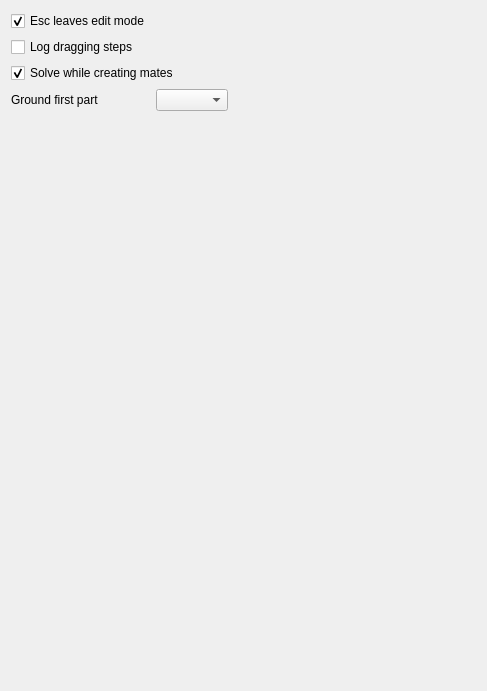
<?xml version="1.0" encoding="UTF-8"?>
<ui version="4.0">
 <class>AssemblyGui::DlgSettingsAssembly</class>
 <widget class="QWidget" name="AssemblyGui::DlgSettingsAssembly">
  <property name="geometry">
   <rect>
    <x>0</x>
    <y>0</y>
    <width>487</width>
    <height>691</height>
   </rect>
  </property>
  <property name="windowTitle">
   <string>General</string>
  </property>
  <layout class="QGridLayout" name="verticalLayout_1">
   <item row="0" column="0">
    <widget class="Gui::PrefCheckBox" name="checkBoxEnableEscape">
     <property name="toolTip">
      <string>Allows leaving edit mode when pressing the Esc key</string>
     </property>
     <property name="text">
      <string>Esc leaves edit mode</string>
     </property>
     <property name="checked">
      <bool>true</bool>
     </property>
     <property name="prefEntry" stdset="0">
      <cstring>LeaveEditWithEscape</cstring>
     </property>
     <property name="prefPath" stdset="0">
      <cstring>Mod/Assembly</cstring>
     </property>
    </widget>
   </item>
   <item row="1" column="0">
    <widget class="Gui::PrefCheckBox" name="checkBoxSolverDebug">
     <property name="toolTip">
      <string>Log the dragging steps of the solver. Useful to report a bug.
The files are named "runPreDrag.asmt" and "dragging.log" and are located in the default directory of std::ofstream (on Windows it's the desktop)</string>
     </property>
     <property name="text">
      <string>Log dragging steps</string>
     </property>
     <property name="checked">
      <bool>false</bool>
     </property>
     <property name="prefEntry" stdset="0">
      <cstring>LogSolverDebug</cstring>
     </property>
     <property name="prefPath" stdset="0">
      <cstring>Mod/Assembly</cstring>
     </property>
    </widget>
   </item>
   <item row="2" column="0" colspan="2">
    <widget class="Gui::PrefCheckBox" name="checkBoxSolveInJointCreation">
     <property name="toolTip">
      <string>Solve the assembly while creating or editing a mate/joint (recommended for SolidWorks-like live feedback)</string>
     </property>
     <property name="text">
      <string>Solve while creating mates</string>
     </property>
     <property name="checked">
      <bool>true</bool>
     </property>
     <property name="prefEntry" stdset="0">
      <cstring>SolveInJointCreation</cstring>
     </property>
     <property name="prefPath" stdset="0">
      <cstring>Mod/Assembly</cstring>
     </property>
    </widget>
   </item>
   <item row="3" column="0">
    <widget class="QLabel" name="groundFirstPartLabel">
     <property name="text">
      <string>Ground first part</string>
     </property>
    </widget>
   </item>
   <item row="3" column="1">
    <widget class="QComboBox" name="groundFirstPart">
     <property name="toolTip">
      <string>When inserting the first part in the assembly, it can be grounded automatically</string>
     </property>
     <property name="currentIndex">
      <number>0</number>
     </property>
    </widget>
   </item>
   <item row="3" column="2">
    <spacer name="horSpacer">
     <property name="orientation">
      <enum>Qt::Horizontal</enum>
     </property>
     <property name="sizeHint" stdset="0">
      <size>
       <width>20</width>
       <height>20</height>
      </size>
     </property>
    </spacer>
   </item>
   <item row="4" column="0">
    <spacer name="verticalSpacer">
     <property name="orientation">
      <enum>Qt::Vertical</enum>
     </property>
     <property name="sizeHint" stdset="0">
      <size>
       <width>20</width>
       <height>217</height>
      </size>
     </property>
    </spacer>
   </item>
  </layout>
 </widget>
 <customwidgets>
  <customwidget>
   <class>Gui::PrefCheckBox</class>
   <extends>QCheckBox</extends>
   <header>Gui/PrefWidgets.h</header>
  </customwidget>
 </customwidgets>
 <resources/>
 <connections/>
</ui>
